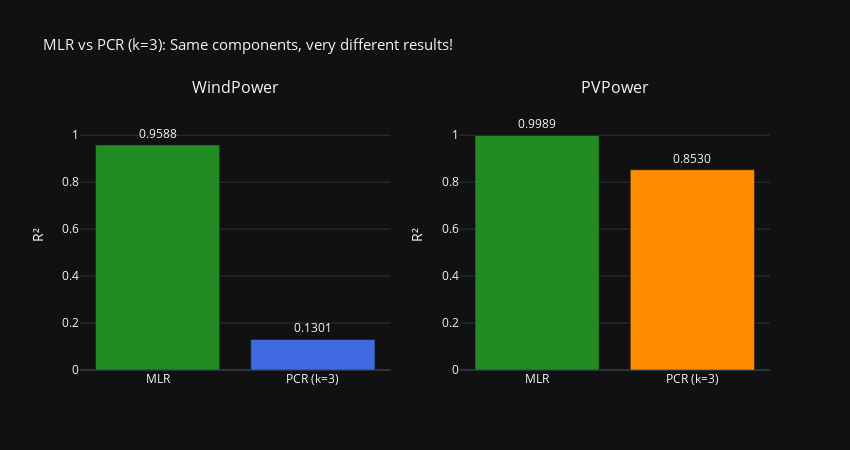
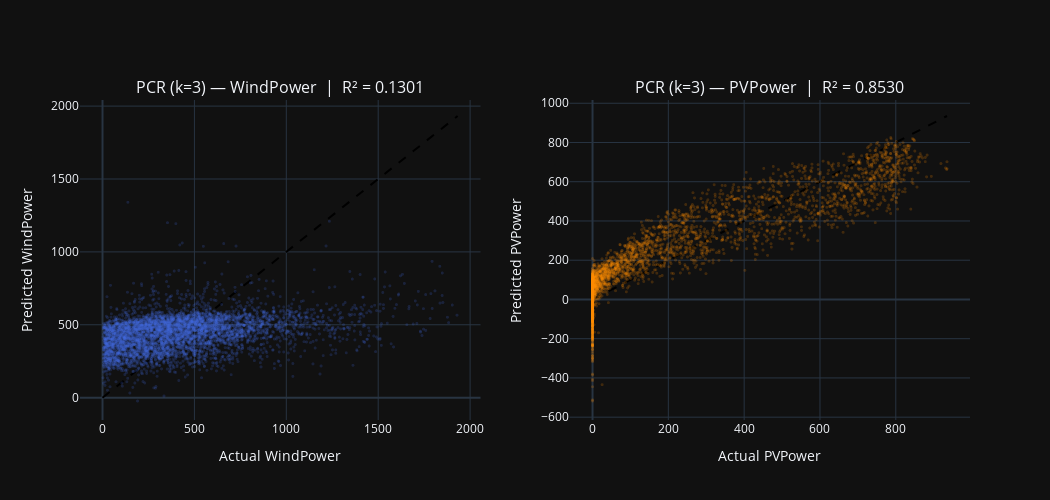

Notebook code for these charts, in order:
### Code cell
import plotly.graph_objects as go
from plotly.subplots import make_subplots
from sklearn.metrics import r2_score

# 1. Gather the R2 values from your previous MLR and PCR results
r2_wind_ols = r2_score(y_wind, ordLinRegWind.predict(X))
r2_pv_ols   = r2_score(y_pv, ordLinRegPv.predict(X))



# --- Compare MLR vs PCR(k=3) ---
methods = ['MLR', f'PCR (k={k})']
r2_wind = [r2_wind_ols, r2WindPcr]
r2_pv   = [r2_pv_ols,   r2PvPcr]


fig = make_subplots(rows=1, cols=2, subplot_titles=['WindPower', 'PVPower'])

fig.add_trace(go.Bar(x=methods, y=r2_wind, marker_color=[GREEN, BLUE],
    text=[f'{v:.4f}' for v in r2_wind], textposition='outside',
    showlegend=False), row=1, col=1)
fig.add_trace(go.Bar(x=methods, y=r2_pv, marker_color=[GREEN, ORANGE],
    text=[f'{v:.4f}' for v in r2_pv], textposition='outside',
    showlegend=False), row=1, col=2)

fig.update_yaxes(range=[0, 1.15], title_text='R²')
fig.update_layout(height=450, width=850,
    title_text=f'MLR vs PCR (k={k}): Same components, very different results!',
    title_font_size=15)
fig.show()

fig = make_subplots(rows=1, cols=2,
    subplot_titles=[f'PCR (k={k}) — WindPower  |  R² = {r2WindPcr:.4f}',
                    f'PCR (k={k}) — PVPower  |  R² = {r2PvPcr:.4f}'])
n_plot = 5000
rng = np.random.default_rng(42)
idx_plot = rng.choice(len(y_wind), size=n_plot, replace=False)

fig.add_trace(go.Scattergl(x=y_wind[idx_plot], y=yPredWindPcr[idx_plot],
    mode='markers', marker=dict(color=BLUE, size=3, opacity=0.2),
    showlegend=False, hovertemplate='Actual: %{x:.1f}<br>Predicted: %{y:.1f}<extra></extra>'
), row=1, col=1)
fig.add_trace(go.Scatter(x=[0, y_wind.max()], y=[0, y_wind.max()],
    mode='lines', line=dict(color='black', dash='dash'), showlegend=False
), row=1, col=1)

fig.add_trace(go.Scattergl(x=y_pv[idx_plot], y=yPredPvPcr[idx_plot],
    mode='markers', marker=dict(color=ORANGE, size=3, opacity=0.2),
    showlegend=False, hovertemplate='Actual: %{x:.1f}<br>Predicted: %{y:.1f}<extra></extra>'
), row=1, col=2)
fig.add_trace(go.Scatter(x=[0, y_pv.max()], y=[0, y_pv.max()],
    mode='lines', line=dict(color='black', dash='dash'), showlegend=False
), row=1, col=2)

fig.update_xaxes(title_text='Actual WindPower', row=1, col=1)
fig.update_yaxes(title_text='Predicted WindPower', row=1, col=1)
fig.update_xaxes(title_text='Actual PVPower', row=1, col=2)
fig.update_yaxes(title_text='Predicted PVPower', row=1, col=2)
fig.update_layout(height=500, width=1050)
fig.show()

print(f'Summary:')
print(f'  PVPower:   PCR(k={k}) gives R² = {r2PvPcr:.4f}  ')
print("This is good" if r2PvPcr > 0.7 else "This is terrible")

print(f'  WindPower: PCR(k={k}) gives R² = {r2WindPcr:.4f}')
print("This is good" if r2WindPcr > 0.7 else "This is terrible")
#print(f"The results are {'good' if score > 5 else 'terrible'}!"
print(f'  Meanwhile, MLR gave R² = {r2_wind_ols:.4f} for WindPower.')
print(f'  Why does the same PCR model work for one response but fail for the other?')

### Figure 1 — Plotly figure (JSON) as saved in the notebook; plotly's stock layout.template omitted (floating-point values rounded to 4 significant figures)
{"data": [{"marker": {"color": ["#228B22", "#4169E1"]}, "showlegend": false, "text": ["0.9588", "0.1301"], "textposition": "outside", "x": ["MLR", "PCR (k=3)"], "y": [0.9588, 0.1301], "type": "bar", "xaxis": "x", "yaxis": "y"}, {"marker": {"color": ["#228B22", "#FF8C00"]}, "showlegend": false, "text": ["0.9989", "0.8530"], "textposition": "outside", "x": ["MLR", "PCR (k=3)"], "y": [0.9989, 0.853], "type": "bar", "xaxis": "x2", "yaxis": "y2"}], "layout": {"xaxis": {"anchor": "y", "domain": [0.0, 0.45]}, "yaxis": {"anchor": "x", "domain": [0.0, 1.0], "title": {"text": "R²"}, "range": [0, 1.15]}, "xaxis2": {"anchor": "y2", "domain": [0.55, 1.0]}, "yaxis2": {"anchor": "x2", "domain": [0.0, 1.0], "title": {"text": "R²"}, "range": [0, 1.15]}, "annotations": [{"font": {"size": 16}, "showarrow": false, "text": "WindPower", "x": 0.225, "xanchor": "center", "xref": "paper", "y": 1.0, "yanchor": "bottom", "yref": "paper"}, {"font": {"size": 16}, "showarrow": false, "text": "PVPower", "x": 0.775, "xanchor": "center", "xref": "paper", "y": 1.0, "yanchor": "bottom", "yref": "paper"}], "title": {"font": {"size": 15}, "text": "MLR vs PCR (k=3): Same components, very different results!"}, "height": 450, "width": 850}}

### Figure 2 — Plotly figure (JSON) as saved in the notebook; plotly's stock layout.template omitted (floating-point values rounded to 4 significant figures; data arrays with more than 128 entries replaced by an {"elided": "..."} marker saying what was removed)
{"data": [{"hovertemplate": "Actual: %{x:.1f}<br>Predicted: %{y:.1f}<extra></extra>", "marker": {"color": "#4169E1", "opacity": 0.2, "size": 3}, "mode": "markers", "showlegend": false, "x": {"elided": "5000 float values"}, "y": {"elided": "5000 float values"}, "type": "scattergl", "xaxis": "x", "yaxis": "y"}, {"line": {"color": "black", "dash": "dash"}, "mode": "lines", "showlegend": false, "x": [0, 1932.0], "y": [0, 1932.0], "type": "scatter", "xaxis": "x", "yaxis": "y"}, {"hovertemplate": "Actual: %{x:.1f}<br>Predicted: %{y:.1f}<extra></extra>", "marker": {"color": "#FF8C00", "opacity": 0.2, "size": 3}, "mode": "markers", "showlegend": false, "x": {"elided": "5000 float values"}, "y": {"elided": "5000 float values"}, "type": "scattergl", "xaxis": "x2", "yaxis": "y2"}, {"line": {"color": "black", "dash": "dash"}, "mode": "lines", "showlegend": false, "x": [0, 935.0], "y": [0, 935.0], "type": "scatter", "xaxis": "x2", "yaxis": "y2"}], "layout": {"xaxis": {"anchor": "y", "domain": [0.0, 0.45], "title": {"text": "Actual WindPower"}}, "yaxis": {"anchor": "x", "domain": [0.0, 1.0], "title": {"text": "Predicted WindPower"}}, "xaxis2": {"anchor": "y2", "domain": [0.55, 1.0], "title": {"text": "Actual PVPower"}}, "yaxis2": {"anchor": "x2", "domain": [0.0, 1.0], "title": {"text": "Predicted PVPower"}}, "annotations": [{"font": {"size": 16}, "showarrow": false, "text": "PCR (k=3) — WindPower  |  R² = 0.1301", "x": 0.225, "xanchor": "center", "xref": "paper", "y": 1.0, "yanchor": "bottom", "yref": "paper"}, {"font": {"size": 16}, "showarrow": false, "text": "PCR (k=3) — PVPower  |  R² = 0.8530", "x": 0.775, "xanchor": "center", "xref": "paper", "y": 1.0, "yanchor": "bottom", "yref": "paper"}], "height": 500, "width": 1050}}
